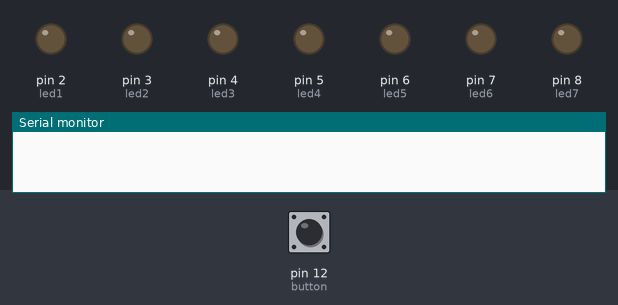
Simulated run of this sketch. Board: Arduino Uno, built with avr-gcc and run on an emulated ATmega328P. Shown: output pins drawn as LEDs (lit = HIGH), the last lines printed to the serial monitor. Dashed ring = blinking. The test bench sets the inputs (shaded band); at power-on: pin 12 (button) LOW. Random numbers use the default seed unless the sketch sets one.

Above: at 1.2 s.
1.3 s: pin 12 (button) pulled HIGH for 0.15 s
At 3.9 s:
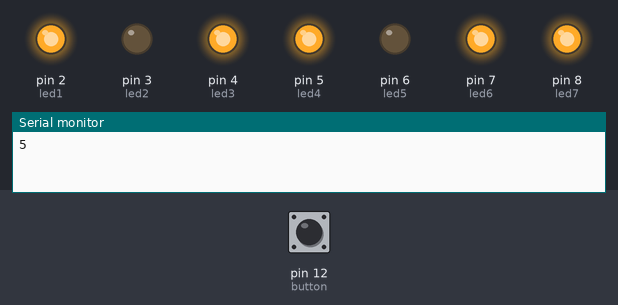
4.3 s: pin 12 (button) pulled HIGH for 1 s
At 5.05 s:
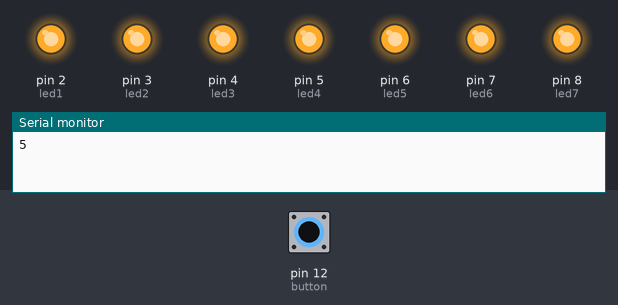
7.3 s: pin 12 (button) pulled HIGH for 3.2 s
At 12.1 s:
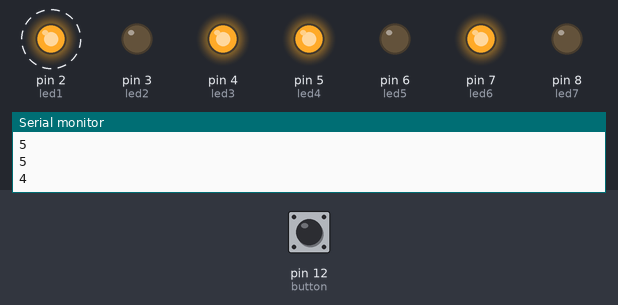
12.4 s: pin 12 (button) pulled HIGH for 0.15 s
At 14.7 s:
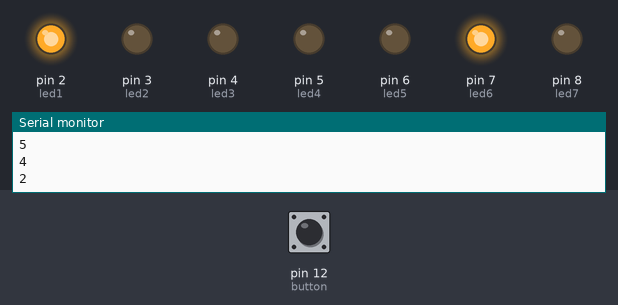
15.5 s: pin 12 (button) pulled HIGH for 0.15 s
At 18.3 s:
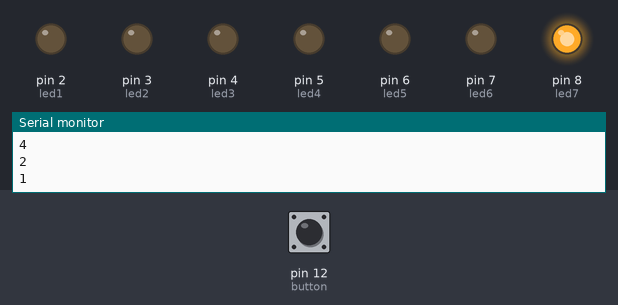
18.6 s: pin 12 (button) pulled HIGH for 3.2 s
At 23.2 s:
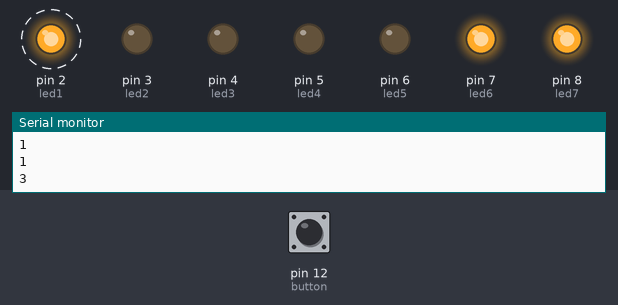
Timing chart, 0 to 24.7 s (numbered marks = the images above; inputs shaded):
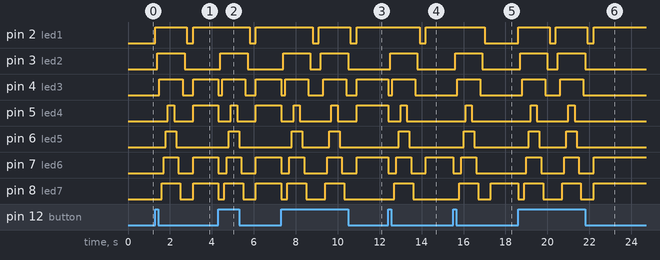

The sketch:

dado_arduino.ino
```cpp
// Define os pinos
const int button = 12;   // Pino do Butão
const int led1 = 2;   // Pino do led1
const int led2 = 3;   // Pino do led2
const int led3 = 4;   // Pino do led3
const int led4 = 5;   // Pino do led4
const int led5 = 6;   // Pino do led5
const int led6 = 7;   // Pino do led6
const int led7 = 8;   // Pino do led7
int num = 0;

// Variável para armazenar o estado do botão

void setup() {
  // Define os modos dos pinos
  pinMode(button, INPUT);
  pinMode(led1, OUTPUT);
  pinMode(led2, OUTPUT);
  pinMode(led3, OUTPUT);
  pinMode(led4, OUTPUT);
  pinMode(led5, OUTPUT);
  pinMode(led6, OUTPUT);
  pinMode(led7, OUTPUT);
  Serial.begin(9600);
  randomSeed(analogRead(0));
}

void loop() {
  // Lê o estado atual do botão

  while(digitalRead(button) == HIGH){
    //reseta led
    digitalWrite(led1,LOW);
    digitalWrite(led2,LOW);
    digitalWrite(led3,LOW);
    digitalWrite(led7,LOW);
    digitalWrite(led6,LOW);
    digitalWrite(led5,LOW);
    digitalWrite(led4,LOW);

    //acende led
    digitalWrite(led1,HIGH);
    delay(100);
    digitalWrite(led2,HIGH);
    delay(100);
    digitalWrite(led3,HIGH);
    delay(100);
    digitalWrite(led7,HIGH);
    delay(100);
    digitalWrite(led6,HIGH);
    delay(100);
    digitalWrite(led5,HIGH);
    delay(100);
    digitalWrite(led4,HIGH);
    delay(300);
    //apaga led
    digitalWrite(led4,LOW);
    delay(100);
    digitalWrite(led5,LOW);
    delay(100);
    digitalWrite(led6,LOW);
    delay(100);
    digitalWrite(led7,LOW);
    delay(100);
    digitalWrite(led3,LOW);
    delay(100);
    digitalWrite(led2,LOW);
    delay(100);
    digitalWrite(led1,LOW);
    delay(300);
    num = random(5);

    if(num == 0){
    digitalWrite(led7,HIGH);
    Serial.println("1");
  }
  if(num == 1){
    digitalWrite(led1,HIGH);
    digitalWrite(led6,HIGH);
    Serial.println("2");
  }
  if(num == 2){
    digitalWrite(led1,HIGH);
    digitalWrite(led7,HIGH);
    digitalWrite(led6,HIGH);
    Serial.println("3");
  }
  if(num == 3){
    digitalWrite(led1,HIGH);
    digitalWrite(led3,HIGH);
    digitalWrite(led4,HIGH);
    digitalWrite(led6,HIGH);
    Serial.println("4");
  }
  if(num == 4){
    digitalWrite(led1,HIGH);
    digitalWrite(led3,HIGH);
    digitalWrite(led4,HIGH);
    digitalWrite(led6,HIGH);
    digitalWrite(led7,HIGH);
    Serial.println("5");
  }
  if(num == 5){
    digitalWrite(led1,HIGH);
    digitalWrite(led2,HIGH);
    digitalWrite(led3,HIGH);
    digitalWrite(led4,HIGH);
    digitalWrite(led5,HIGH);
    digitalWrite(led6,HIGH);
    Serial.println("6");
  }

  }


}
```

Measured:
- after the input at 1.3 s, pin 2 (led1): LOW → HIGH at once, → LOW 1.5 s later, → HIGH 0.30 s later; pin 3 (led2): LOW → HIGH after 0.10 s, → LOW 1.3 s later
- after the input at 4.3 s, pin 2 (led1): HIGH → LOW after 1.5 s, → HIGH 0.30 s later; pin 3 (led2): LOW → HIGH after 0.10 s, → LOW 1.3 s later
- after the input at 7.3 s, pin 2 (led1): alternates HIGH for 1.5 s and LOW for 0.30 s, starting after 1.5 s; pin 3 (led2): alternates HIGH for 1.3 s and LOW for 0.50 s, starting after 0.10 s
- after the input at 12.4 s, pin 2 (led1): HIGH → LOW after 1.5 s, → HIGH 0.30 s later; pin 3 (led2): LOW → HIGH after 0.10 s, → LOW 1.3 s later; pin 4 (led3): HIGH → LOW at once, → HIGH 0.20 s later, → LOW 1.1 s later; pin 5 (led4): HIGH → LOW at once, → HIGH 0.60 s later, → LOW 0.30 s later; pin 6 (led5): LOW → HIGH after 0.50 s, → LOW 0.50 s later
- after the input at 15.5 s, pin 2 (led1): HIGH → LOW after 1.5 s; pin 3 (led2): LOW → HIGH after 0.10 s, → LOW 1.3 s later; pin 4 (led3): LOW → HIGH after 0.20 s, → LOW 1.1 s later; pin 5 (led4): LOW → HIGH after 0.60 s, → LOW 0.30 s later; pin 6 (led5): LOW → HIGH after 0.50 s, → LOW 0.50 s later
- after the input at 18.6 s, pin 2 (led1): alternates HIGH for 1.5 s and LOW for 0.30 s, starting at once; pin 3 (led2): alternates HIGH for 1.3 s and LOW for 0.50 s, 4 changes in all, then stays LOW, starting after 0.10 s
